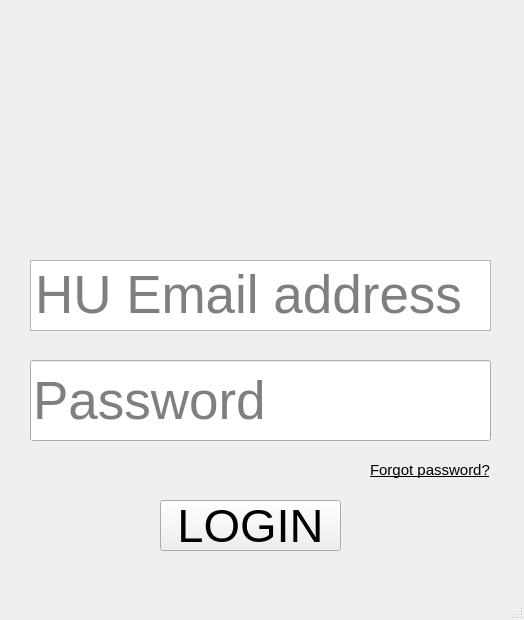
<?xml version="1.0" encoding="UTF-8"?>
<ui version="4.0">
 <class>loginScreen</class>
 <widget class="QMainWindow" name="loginScreen">
  <property name="geometry">
   <rect>
    <x>0</x>
    <y>0</y>
    <width>524</width>
    <height>620</height>
   </rect>
  </property>
  <property name="windowTitle">
   <string>Login</string>
  </property>
  <widget class="QWidget" name="centralwidget">
   <widget class="QTextEdit" name="textEdit">
    <property name="geometry">
     <rect>
      <x>30</x>
      <y>260</y>
      <width>461</width>
      <height>71</height>
     </rect>
    </property>
    <property name="font">
     <font>
      <pointsize>40</pointsize>
     </font>
    </property>
    <property name="verticalScrollBarPolicy">
     <enum>Qt::ScrollBarAlwaysOff</enum>
    </property>
    <property name="placeholderText">
     <string>HU Email address</string>
    </property>
   </widget>
   <widget class="QLabel" name="forgotPasswordLabel">
    <property name="geometry">
     <rect>
      <x>370</x>
      <y>460</y>
      <width>121</width>
      <height>20</height>
     </rect>
    </property>
    <property name="font">
     <font>
      <pointsize>11</pointsize>
      <underline>true</underline>
     </font>
    </property>
    <property name="text">
     <string>Forgot password?</string>
    </property>
   </widget>
   <widget class="QLabel" name="label">
    <property name="geometry">
     <rect>
      <x>60</x>
      <y>20</y>
      <width>381</width>
      <height>241</height>
     </rect>
    </property>
    <property name="text">
     <string/>
    </property>
    <property name="pixmap">
     <pixmap>sign_in.png</pixmap>
    </property>
    <property name="scaledContents">
     <bool>true</bool>
    </property>
   </widget>
   <widget class="QPushButton" name="login_btn">
    <property name="geometry">
     <rect>
      <x>160</x>
      <y>500</y>
      <width>181</width>
      <height>51</height>
     </rect>
    </property>
    <property name="font">
     <font>
      <pointsize>35</pointsize>
     </font>
    </property>
    <property name="text">
     <string>LOGIN</string>
    </property>
   </widget>
   <widget class="QLineEdit" name="passwordEntry">
    <property name="geometry">
     <rect>
      <x>30</x>
      <y>360</y>
      <width>461</width>
      <height>81</height>
     </rect>
    </property>
    <property name="font">
     <font>
      <pointsize>40</pointsize>
     </font>
    </property>
    <property name="echoMode">
     <enum>QLineEdit::Password</enum>
    </property>
    <property name="placeholderText">
     <string>Password</string>
    </property>
   </widget>
  </widget>
  <widget class="QMenuBar" name="menubar">
   <property name="geometry">
    <rect>
     <x>0</x>
     <y>0</y>
     <width>524</width>
     <height>21</height>
    </rect>
   </property>
  </widget>
  <widget class="QStatusBar" name="statusbar"/>
 </widget>
 <resources>
  <include location="sign_in.png"/>
 </resources>
 <connections/>
</ui>
